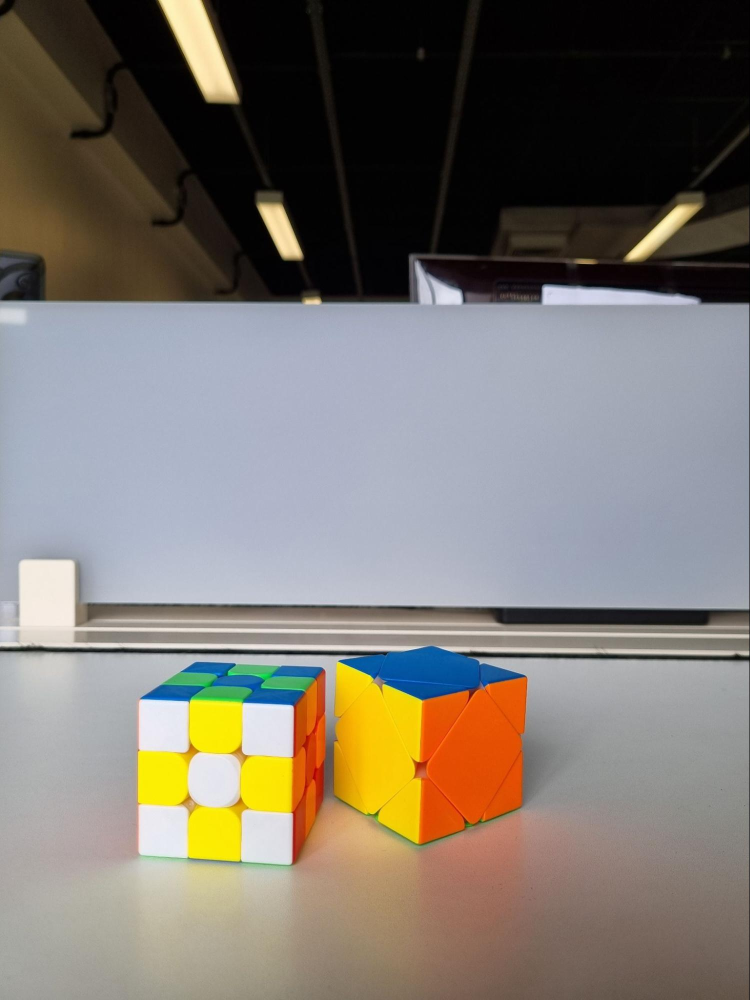
#> input picture imagens/Cubos_01.jpg, 1500 x 1999 px, found by its file name (shown at 1/2 size)
$ jupyter execute Calculo_de_histograma_BGR_Gray_Clahe.ipynb
#> lines starting #> are read from the running program, lines starting #| are printed output that depends on the picture
# Exemplos de histograma e equalização para imagens em tons de cinza e coloridas, assim como o uso do algoritmo CLAHE (Contrast Limited Adaptive Histogram Equalization)

Referências:

https://docs.opencv.org/3.4/d4/d1b/tutorial_histogram_equalization.html

https://opencv-tutorial.readthedocs.io/en/latest/

[cell 1]
#importar bibliotecas e realizar clone de imagens
from google.colab.patches import cv2_imshow
import cv2
import numpy as np
import matplotlib.pyplot as plt
from google.colab.patches import cv2_imshow
import os
if os.path.isdir("imgcourse"):
  print("Diretório já existe!")
else:
  !git clone https://github.com/mhsacampos/imgcourse

#Código em Python/OpenCV para processamento de histograma para cada canal
Fonte: https://docs.opencv.org/3.4/d1/db7/tutorial_py_histogram_begins.html

[cell 2]
imgcolor = cv2.imread("./imgcourse/Cubos_01.jpg")
#> imgcolor is the input picture: shape (1999, 1500, 3); mean B, G, R 111.4, 119.2, 125.6
assert imgcolor is not None, "file could not be read, check with os.path.exists()"
color = ('b','g','r')
#Syntax: cv.calcHist([img], channels, mask, bins, ranges)
for i,col in enumerate(color):
    histr = cv2.calcHist([imgcolor],[i],None,[256],[0,255])
    plt.plot(histr,color = col)
    plt.xlim([0,255])
plt.show()
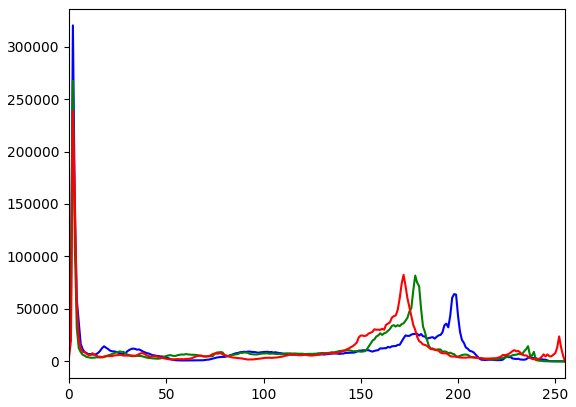
#> figure drawn by matplotlib, 1 panel; curve peaks at x = 2, y = 320196; curve peaks at x = 2, y = 267361; curve peaks at x = 2, y = 238567

#Cálculo do histograma em cinza: da imagem principal e da subimagem (máscara)

[cell 3]
img = cv2.imread('./imgcourse/Cubos_01.jpg', cv2.IMREAD_GRAYSCALE)
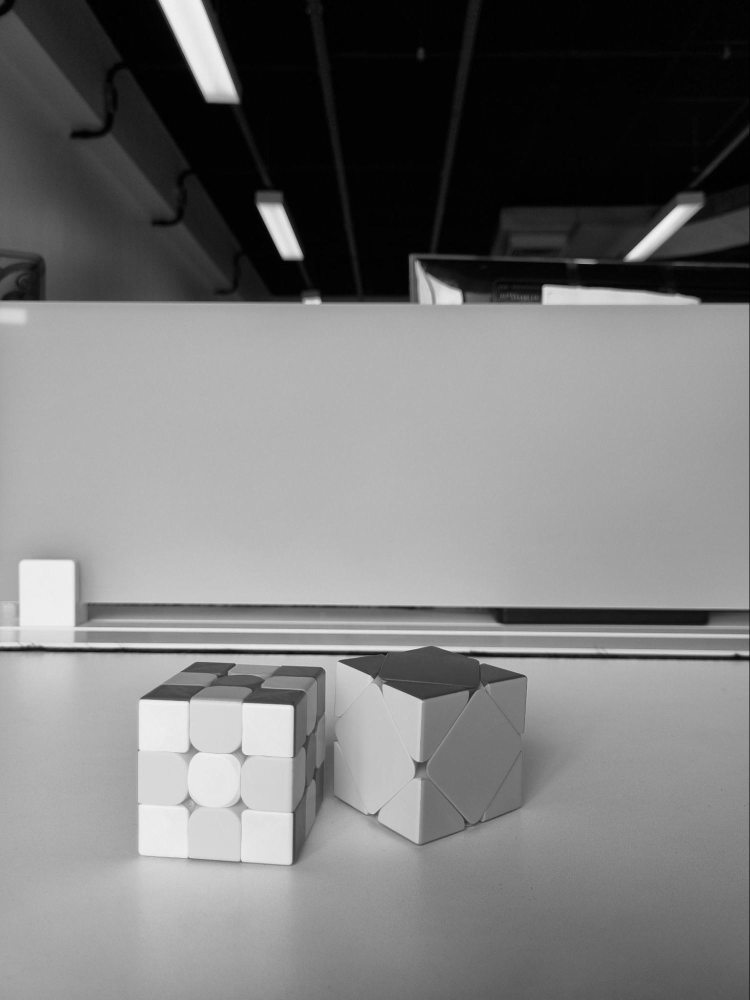
#> img: shape (1999, 1500) (shown at 1/2 size); min 0, max 245, mean 120.3
assert img is not None, "file could not be read, check with os.path.exists()"
# create a mask
mask = np.zeros(img.shape[:2], np.uint8)
mask[1000:1900, 300:1400] = 255
masked_img = cv2.bitwise_and(img,img,mask = mask)
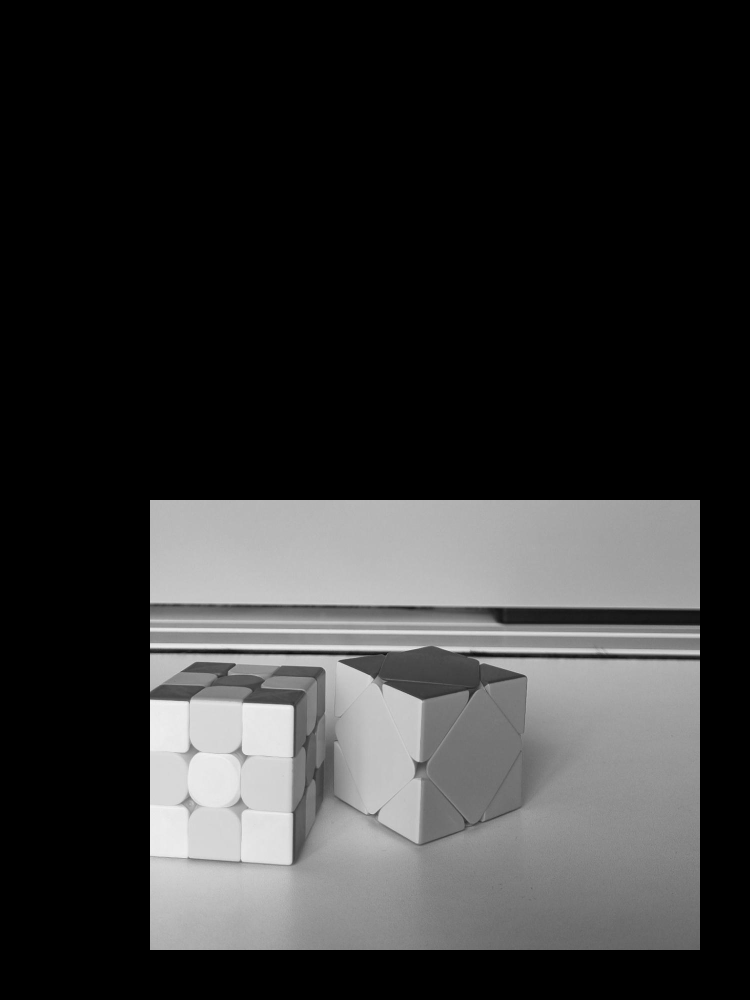
#> masked_img: shape (1999, 1500) (shown at 1/2 size); min 0, max 245, mean 51.2
# Calculate histogram with mask and without mask
# Check third argument for mask
hist_full = cv2.calcHist([img],[0],None,[256],[0,255])
#> hist_full = 256 values, max 294978 at index 2, min 0 at index 246, mean 11712.9
hist_mask = cv2.calcHist([img],[0],mask,[256],[0,255])
#> hist_mask = 256 values, max 16518 at index 183, min 0 at index 0, mean 3867.2
plt.subplot(221), plt.imshow(img, 'gray')
plt.subplot(222), plt.imshow(mask,'gray')
plt.subplot(223), plt.imshow(masked_img, 'gray')
plt.subplot(224), plt.plot(hist_full), plt.plot(hist_mask)
plt.xlim([0,256])
plt.show()
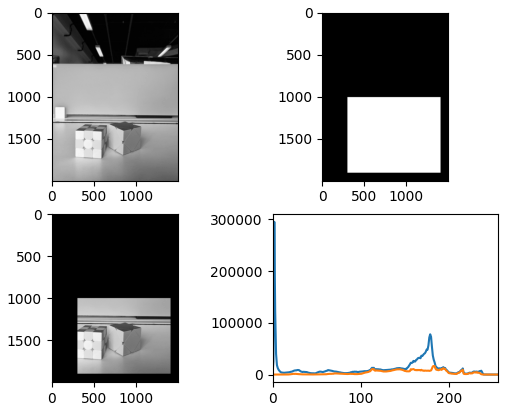
#> figure drawn by matplotlib, 4 panels; panel 4: curve peaks at x = 2, y = 294978; panel 4: curve peaks at x = 183, y = 16518

#Visualização em 2D de histogramas para 2 canais simultaneamente

[cell 4]
# create a new figure and then plot a 2D color histogram for green and blue channels
fig = plt.figure(figsize=(28,5))
ax = fig.add_subplot(131)
chans = cv2.split(imgcolor) #lembrar a ordem dos canais em OpenCV: BGR
#Cálculo do histograma para o primeiro e segundo canais (B e G)
hist = cv2.calcHist([chans[0], chans[1]], [0, 1], None, [256, 256],[0, 255, 0, 255])
p = ax.imshow(hist, interpolation="nearest")
ax.set_title("2D Color Histogram for B and G")
plt.colorbar(p)
plt.show()
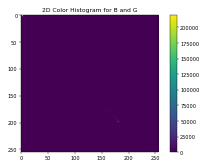
#> figure drawn by matplotlib, 2 panels

#Equalização sobre o canal de intensidade, deixando os outros inalterados

[cell 5]
def hisEqulColor(img): #equalização sobre o canal de luminância
    ycrcb=cv2.cvtColor(img,cv2.COLOR_BGR2YCR_CB)
    channels=cv2.split(ycrcb)
    # print(f"len(channels) = {len(channels)}")
    #Equalização sobre Y
    cv2.equalizeHist(channels[0],channels[0])
    #Recomposição dos canais para YCrCb
    cv2.merge(channels,ycrcb)
    #Conversão para BGR, formato do OpenCV
    cv2.cvtColor(ycrcb,cv2.COLOR_YCR_CB2BGR,img)
    return img


imgcolor = cv2.imread("./imgcourse/Cubos_01.jpg")


Fx = 0.25; Fy = 0.25
image_resize = cv2.resize(imgcolor,  None, fx = Fx, fy = Fy, interpolation = cv2.INTER_CUBIC)
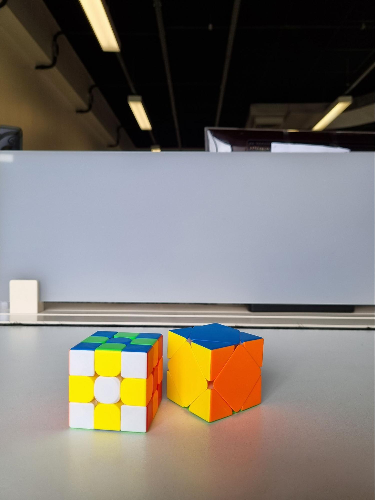
#> image_resize: shape (500, 375, 3); mean B, G, R 111.4, 119.3, 125.7
# cv2_imshow(image_resize)
img2=hisEqulColor(image_resize.copy())
#> in hisEqulColor, `ycrcb=cv2.cvtColor(img,cv2.COLOR_BGR2YCR_CB)`: ycrcb: shape (500, 375, 3); mean of channels 0, 1, 2 120.4, 131.8, 123
#> in hisEqulColor, `cv2.cvtColor(ycrcb,cv2.COLOR_YCR_CB2BGR,img)`: ycrcb: shape (500, 375, 3); mean of channels 0, 1, 2 129.7, 131.8, 123
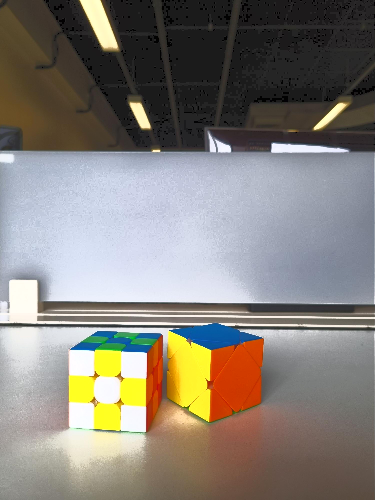
#> img2: shape (500, 375, 3); mean B, G, R 121.2, 128.6, 134.1


img1 = cv2.cvtColor(image_resize, cv2.COLOR_BGR2RGB)
img2 = cv2.cvtColor(img2, cv2.COLOR_BGR2RGB)


plt.subplot(121), plt.imshow(img1)
plt.subplot(122), plt.imshow(img2)
plt.show()

#Equalização geral e com uso do algoritmo adaptativo  **CLAHE (Contrast Limited Adaptive Histogram Equalization)**

#Um tutorial para uso de CLAHE com OpenCV: https://docs.opencv.org/3.1.0/d5/daf/tutorial_py_histogram_equalization.html

[cell 6]
gray = cv2.cvtColor(imgcolor,cv2.COLOR_BGR2GRAY)
Fx = 0.25; Fy = 0.25
image_resize = cv2.resize(gray,  None, fx = Fx, fy = Fy, interpolation = cv2.INTER_CUBIC)
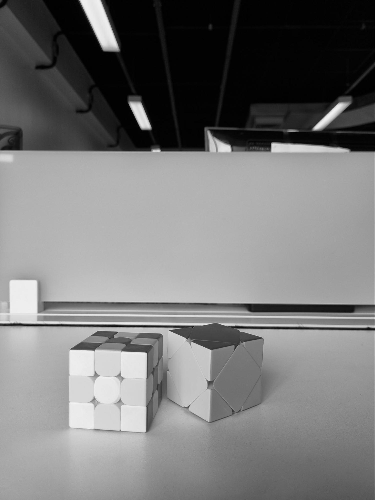
#> image_resize: shape (500, 375); min 0, max 243, mean 120.4
gray = image_resize
# apply histogram equalization
print("performed histogram equalization...")
equalized1 = cv2.equalizeHist(gray)
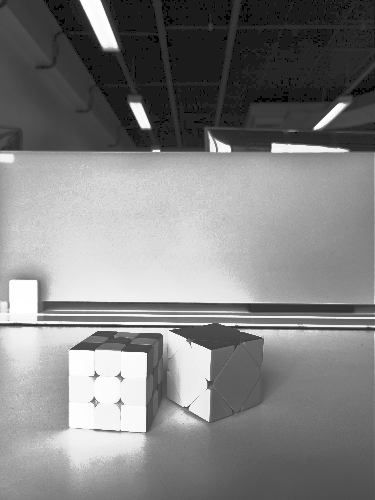
#> equalized1: shape (500, 375); min 0, max 255, mean 129.8


# apply CLAHE (Contrast Limited Adaptive Histogram Equalization)
# print("applying CLAHE...")
args = {'gray': './imgcourse/Cubos_01.jpg','clip': 2.0,'tile': 8}
clahe = cv2.createCLAHE(clipLimit=args["clip"],tileGridSize=(args["tile"], args["tile"]))
equalized = clahe.apply(gray)
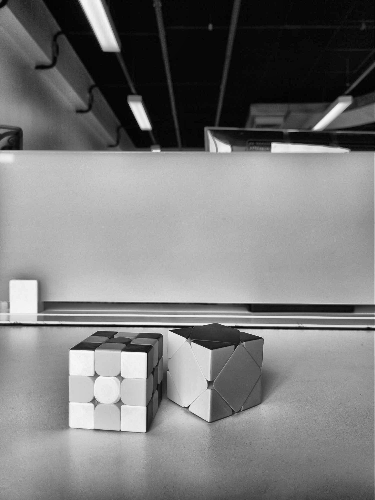
#> equalized: shape (500, 375); min 1, max 250, mean 123.2
#applying CLAHE...
print("show CLAHE output image")
# cv2_imshow(equalized)


f, axes = plt.subplots(1, 3, figsize=(15,18))

az1 = plt.subplot(131)
az1.title.set_text('Imagem original')
plt.imshow(gray,'gray')

plt.axis('off')
az2 = plt.subplot(132)
az2.title.set_text('Imagem Equalizada')
plt.imshow(equalized1,'gray')
plt.axis('off')

az3 = plt.subplot(133)
az3.title.set_text('Imagem Equalizada com CLAHE')
plt.imshow(equalized,'gray')
plt.axis('off')
plt.show()

$ run again, with imagens/Back_Projection_Theory0.jpg copied over imagens/Cubos_01.jpg
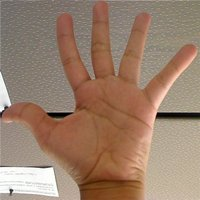
#> input picture imagens/Back_Projection_Theory0.jpg, 200 x 200 px, found by its file name
#> imgcolor is the input picture: shape (200, 200, 3); mean B, G, R 107.8, 127.1, 154.3
#> `img = cv2.imread('./imgcourse/Cubos_01.jpg', cv2.IMREAD_GRAYSCALE)`:
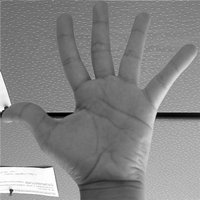
#> img: shape (200, 200); min 0, max 255, mean 133.1
#> masked_img: shape (200, 200); every value is 0
#> hist_full = 256 values, max 885 at index 110, min 0 at index 25, mean 155.6
#> hist_mask = 256 values from 0 to 0
#> `equalized = clahe.apply(gray)`:
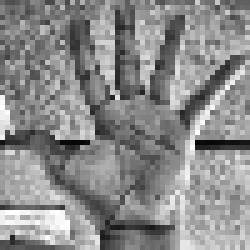
#> equalized: shape (50, 50) (shown 5 times larger); min 7, max 255, mean 138.7

$ run again, with imagens/Back_Projection_Theory2.jpg copied over imagens/Cubos_01.jpg
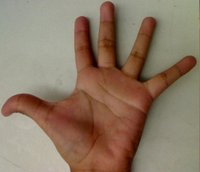
#> input picture imagens/Back_Projection_Theory2.jpg, 200 x 172 px, found by its file name
#> imgcolor is the input picture: shape (172, 200, 3); mean B, G, R 101.1, 120.5, 140.6
#> masked_img: shape (172, 200); every value is 0
#> hist_full = 256 values, max 857 at index 166, min 0 at index 1, mean 134.4
#> hist_mask = 256 values from 0 to 0
#> `equalized = clahe.apply(gray)`:
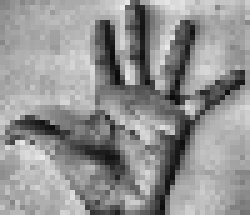
#> equalized: shape (43, 50) (shown 5 times larger); min 11, max 234, mean 146.3
